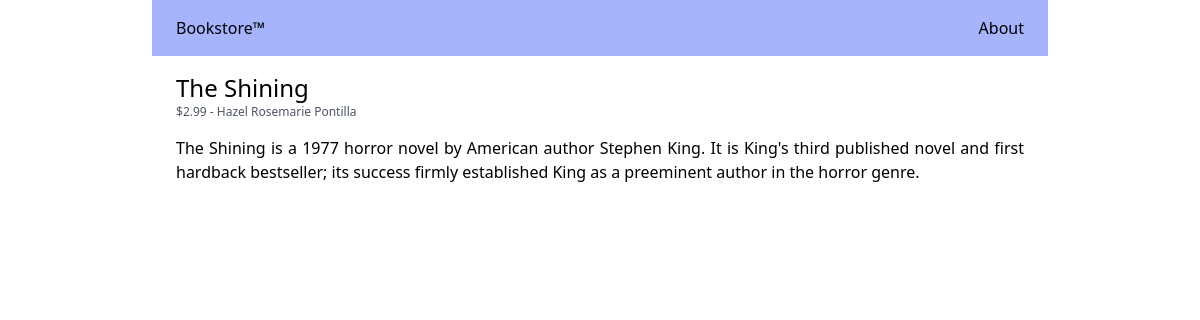
The app's page /the-shining/ with its own data.
### store/models.py (models this page shows, shortened)
class Book(models.Model):
    user = models.ForeignKey(User, related_name='books', on_delete=models.CASCADE)
    category = models.ForeignKey(Category, related_name='books', on_delete=models.CASCADE)
    title = models.CharField(max_length=50)
    slug = models.SlugField(max_length=50)
    description = models.TextField(blank=True)
    price = models.IntegerField()
    created_at = models.DateTimeField(auto_now_add=True)
    updated_at = models.DateTimeField(auto_now=True)
    def get_display_price(self):
        return self.price / 100

### store/views.py (the view)
# urls.py: path('<slug:slug>/', views.book_detail, name='book-detail'),
def book_detail(request, slug):
    book = Book.objects.get(slug = slug)
    return render(request,  'store/book_detail.html', {'book': book})

### store/templates/store/book_detail.html (shortened to what this page needs)
{% extends 'core/base.html' %}
{% block content %}
    <h1 class="text-2xl"> {{ book.title}} </h1>
    <p class="text-xs text-gray-600">
        ${{ book.get_display_price }}
        -
        {% firstof book.user.get_full_name book.user.username %}
    </p>
    {% if book.description %}
        <p class="text-justify mt-4">{{ book.description }}</p>
    {% endif %}
{% endblock %}

### records on screen
Book: title "The Shining", get_display_price "2.99", user.last_name "Hazel Rosemarie Pontilla", description "The Shining is a 1977 horror novel by American author Stephen King. It is King's third published novel and first hardback bestseller; its success firmly established King as a preeminent author in the horror genre."
